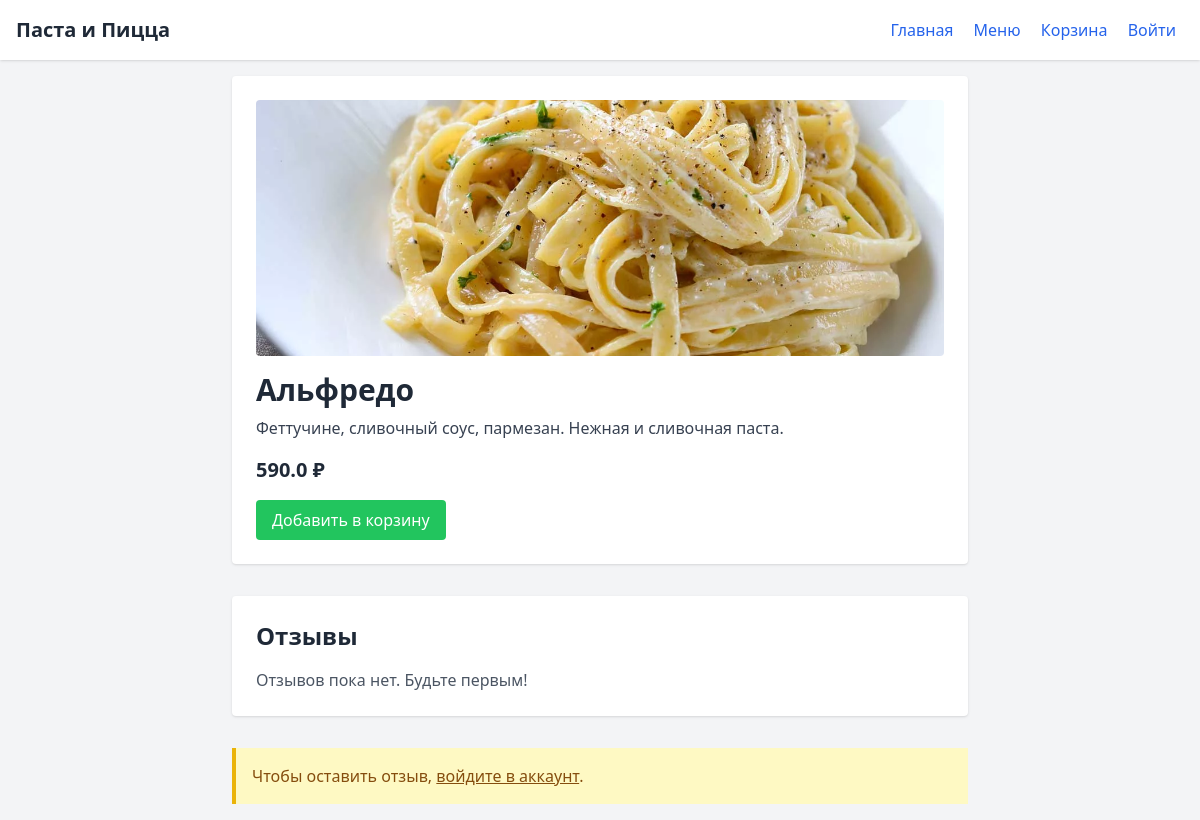
/dish/24, run on the app's committed database.
### tables this page shows
CREATE TABLE dishes (
    id INTEGER PRIMARY KEY AUTOINCREMENT,
    title TEXT,
    description TEXT,
    price REAL,
    category_id INTEGER,
    image TEXT,
    is_veg INTEGER DEFAULT 0,
    is_spicy INTEGER DEFAULT 0,
    FOREIGN KEY(category_id) REFERENCES categories(id)
);

### app.py (the view)
@app.route("/dish/<int:dish_id>")
def dish_detail(dish_id):
    dish = get_dish_by_id(dish_id)
    reviews = get_reviews_for_dish(dish_id)
    return render_template("dish_detail.html", dish=dish, reviews=reviews)

### app.py (called while the page is built)
@app.before_request
def before_request():
    get_db()

@app.teardown_appcontext
def teardown_db(exception):
    close_db()

def get_dish_by_id(dish_id):
    row = query_db("SELECT * FROM dishes WHERE id=?", (dish_id,), one=True)
    return dict(row) if row else None

def get_reviews_for_dish(dish_id):
    reviews = query_db(
        "SELECT r.rating, r.text, u.name, r.created_at FROM reviews r JOIN users u ON r.user_id = u.id WHERE r.dish_id=? ORDER BY r.created_at DESC",
        (dish_id,))
    return [dict(row) for row in reviews]

### database.py (called while the page is built)
def get_db():
    if 'db' not in g:
        conn = sqlite3.connect(DB_PATH)
        conn.row_factory = sqlite3.Row
        g.db = conn
    return g.db

def query_db(query, args=(), one=False):
    cur = get_db().execute(query, args)
    rv = cur.fetchall()
    cur.close()
    return (rv[0] if rv else None) if one else rv

### templates/dish_detail.html (shortened to what this page needs)
<!DOCTYPE html>
<html lang="ru">
<head>
  <script src="https://cdn.tailwindcss.com"></script>
</head>
<body class="bg-gray-100 text-gray-800">
  <header class="bg-white shadow p-4 flex justify-between items-center">
    <h1 class="text-xl font-bold">Паста и Пицца</h1>
    <nav>
      <a href="/" class="mx-2 text-blue-600 hover:underline">Главная</a>
      <a href="/menu" class="mx-2 text-blue-600 hover:underline">Меню</a>
      <a href="/cart" class="mx-2 text-blue-600 hover:underline">Корзина</a>
      {% if session.user_id %}
        <span class="mx-2 text-gray-700">Привет, {{ session.user_name }}!</span>
        <a href="/logout" class="mx-2 text-red-600 hover:underline">Выйти</a>
      {% else %}
        <a href="/login" class="mx-2 text-blue-600 hover:underline">Войти</a>
      {% endif %}
    </nav>
  </header>
  <main class="p-4 max-w-3xl mx-auto">
    <div class="bg-white shadow rounded p-6 mb-8">
      {% if dish.image %}
        <img src="{{ url_for('uploads', filename=dish.image) }}" alt="{{ dish.title }}" class="w-full h-64 object-cover rounded mb-4">
      {% endif %}
      <h2 class="text-3xl font-bold mb-2">{{ dish.title }}</h2>
      <p class="text-gray-700 mb-4">{{ dish.description }}</p>
      <p class="text-xl font-semibold mb-4">{{ dish.price }} ₽</p>
      <form action="/cart" method="post" class="inline">
        <button type="submit" class="px-4 py-2 bg-green-500 text-white rounded hover:bg-green-600">Добавить в корзину</button>
      </form>
    </div>
    <div class="bg-white shadow rounded p-6 mb-8">
      <h3 class="text-2xl font-bold mb-4">Отзывы</h3>
      {% if reviews %}
        <div class="space-y-4">
          {% for review in reviews %}
            <div class="border-b pb-2">
              <p class="text-yellow-500 mb-1">Оценка: {{ review.rating }} ⭐️</p>
              <p class="text-gray-800 mb-1">{{ review.text }}</p>
              <p class="text-sm text-gray-500">— {{ review.name }}, {{ review.created_at }}</p>
            </div>
          {% endfor %}
        </div>
      {% else %}
        <p class="text-gray-600">Отзывов пока нет. Будьте первым!</p>
      {% endif %}
    </div>
    {% if session.user_id %}
      <div class="bg-white shadow rounded p-6">
        <h3 class="text-2xl font-bold mb-4">Оставить отзыв</h3>
        <form action="/review/{{ dish.id }}" method="post">
          <label for="rating" class="block mb-2">Оценка (1–5):</label>
          <select name="rating" id="rating" class="mb-4 w-full border rounded px-3 py-2">
            {% for i in range(1,6) %}
              <option value="{{ i }}">{{ i }}</option>
            {% endfor %}
          </select>
          <label for="text" class="block mb-2">Ваш отзыв:</label>
          <textarea name="text" id="text" rows="4" class="w-full border rounded px-3 py-2 mb-4"></textarea>
          <button type="submit" class="px-4 py-2 bg-blue-600 text-white rounded hover:bg-blue-700">Отправить</button>
        </form>
      </div>
    {% else %}
      <div class="bg-yellow-100 border-l-4 border-yellow-500 p-4">
        <p class="text-yellow-800">Чтобы оставить отзыв, <a href="/login" class="underline">войдите в аккаунт</a>.</p>
      </div>
    {% endif %}
  </main>
</body>
</html>

### data on the page
dishes: image (picture), title "Альфредо", description "Феттучине, сливочный соус, пармезан. Нежная и сливочная паста.", price "590.0"
